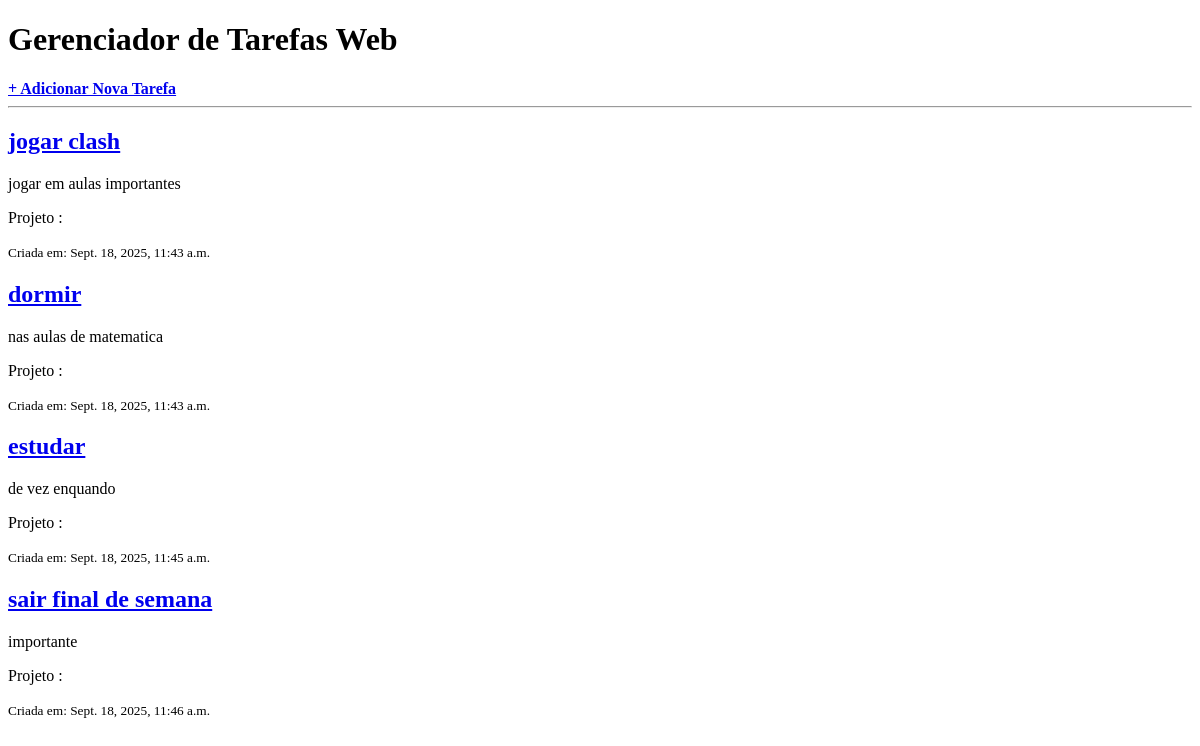
Page /tarefas/ on the earlier database version.
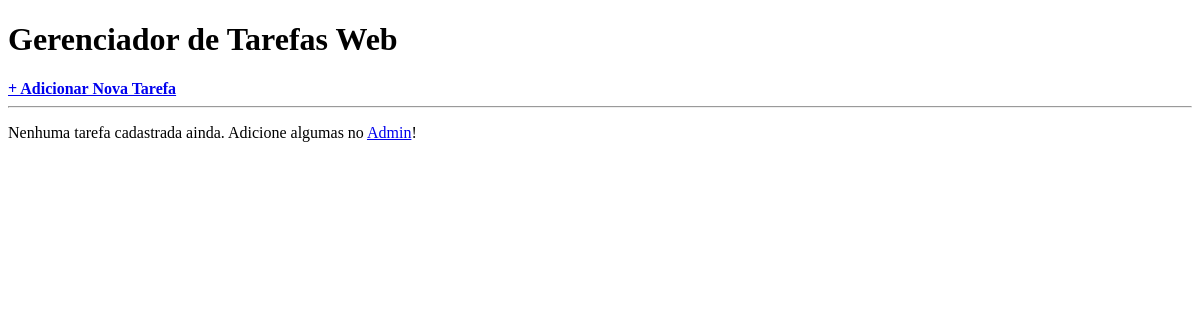
Same page on the later database version.
### tarefas/models.py (models this page shows, shortened)
class Tarefa (models.Model):
    titulo = models.CharField(max_length = 200)
    descricao = models.TextField(blank = True, null = True)
    data_criacao = models.DateTimeField(auto_now_add = True)
    concluida = models.BooleanField(default= False)
    projeto = models.ForeignKey(Projeto, on_delete=models.CASCADE , null= True , blank= True)

### tarefas/views.py (the view)
# urls.py: path('', views.listar_tarefas, name ='listar_tarefas') # seria /tarefas/
def listar_tarefas(request):
    tarefas_salvas = Tarefa.objects.all()
    contexto = {
        'minhas_tarefas': tarefas_salvas
    }
    return render(request, 'tarefas/lista.html', contexto)

### tarefas/templates/tarefas/lista.html (shortened to what this page needs)
<!DOCTYPE html>
<html lang="pt-br">
<head>
    {% load static %}
    <link rel="stylesheet" href="{% static 'lista/lista.css' %}">
</head>
<body>
    <h1>Gerenciador de Tarefas Web</h1>
    <a href="{% url 'adicionar_tarefa' %}"><strong>+ Adicionar Nova Tarefa</strong></a>
    <hr>
    {% for tarefa in minhas_tarefas %}
        <div class="tarefa {% if tarefa.concluida %}concluida{% endif %}">
            <h2><a href="{% url 'detalhe_tarefa' tarefa.id %}">{{ tarefa.titulo }}</a></h2>
            <p>{{ tarefa.descricao }}</p>
            <p>Projeto :{{tarefa.projeto.nome}}</p>
            <small>Criada em: {{ tarefa.data_criacao }}</small>
        </div>
    {% empty %}
        <p>Nenhuma tarefa cadastrada ainda. Adicione algumas no <a href="/admin/">Admin</a>!</p>
    {% endfor %}
</body>
</html>

Differences in the rows shown:
removed Tarefa: titulo "jogar clash", descricao "jogar em aulas importantes", data_criacao "Sept. 18, 2025, 11:43 a.m."
removed Tarefa: titulo "dormir", descricao "nas aulas de matematica", data_criacao "Sept. 18, 2025, 11:43 a.m."
removed Tarefa: titulo "estudar", descricao "de vez enquando", data_criacao "Sept. 18, 2025, 11:45 a.m."
removed Tarefa: titulo "sair final de semana", descricao "importante", data_criacao "Sept. 18, 2025, 11:46 a.m."
Other differences:
text now shown: "Nenhuma tarefa cadastrada ainda. Adicione algumas no Admin !"
